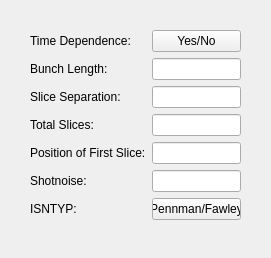
<?xml version="1.0" encoding="UTF-8"?>
<ui version="4.0">
 <class>timeparams</class>
 <widget class="QWidget" name="timeparams">
  <property name="geometry">
   <rect>
    <x>0</x>
    <y>0</y>
    <width>271</width>
    <height>258</height>
   </rect>
  </property>
  <property name="windowTitle">
   <string>Form</string>
  </property>
  <widget class="QWidget" name="formLayoutWidget">
   <property name="geometry">
    <rect>
     <x>30</x>
     <y>30</y>
     <width>211</width>
     <height>211</height>
    </rect>
   </property>
   <layout class="QFormLayout" name="formLayout">
    <item row="0" column="0">
     <widget class="QLabel" name="label">
      <property name="text">
       <string>Time Dependence:</string>
      </property>
     </widget>
    </item>
    <item row="0" column="1">
     <widget class="QPushButton" name="itdp">
      <property name="text">
       <string>Yes/No</string>
      </property>
     </widget>
    </item>
    <item row="1" column="0">
     <widget class="QLabel" name="label_2">
      <property name="text">
       <string>Bunch Length:</string>
      </property>
     </widget>
    </item>
    <item row="1" column="1">
     <widget class="QLineEdit" name="curlen"/>
    </item>
    <item row="2" column="0">
     <widget class="QLabel" name="label_3">
      <property name="text">
       <string>Slice Separation:</string>
      </property>
     </widget>
    </item>
    <item row="2" column="1">
     <widget class="QLineEdit" name="zsep"/>
    </item>
    <item row="3" column="0">
     <widget class="QLabel" name="label_4">
      <property name="text">
       <string>Total Slices:</string>
      </property>
     </widget>
    </item>
    <item row="3" column="1">
     <widget class="QLineEdit" name="nslice"/>
    </item>
    <item row="4" column="0">
     <widget class="QLabel" name="label_5">
      <property name="text">
       <string>Position of First Slice:</string>
      </property>
     </widget>
    </item>
    <item row="4" column="1">
     <widget class="QLineEdit" name="ntail"/>
    </item>
    <item row="5" column="0">
     <widget class="QLabel" name="label_6">
      <property name="text">
       <string>Shotnoise:</string>
      </property>
     </widget>
    </item>
    <item row="5" column="1">
     <widget class="QLineEdit" name="shotnoise"/>
    </item>
    <item row="6" column="0">
     <widget class="QLabel" name="label_7">
      <property name="text">
       <string>ISNTYP:</string>
      </property>
     </widget>
    </item>
    <item row="6" column="1">
     <widget class="QPushButton" name="isntyp">
      <property name="text">
       <string>Pennman/Fawley</string>
      </property>
     </widget>
    </item>
   </layout>
  </widget>
 </widget>
 <resources/>
 <connections/>
</ui>
